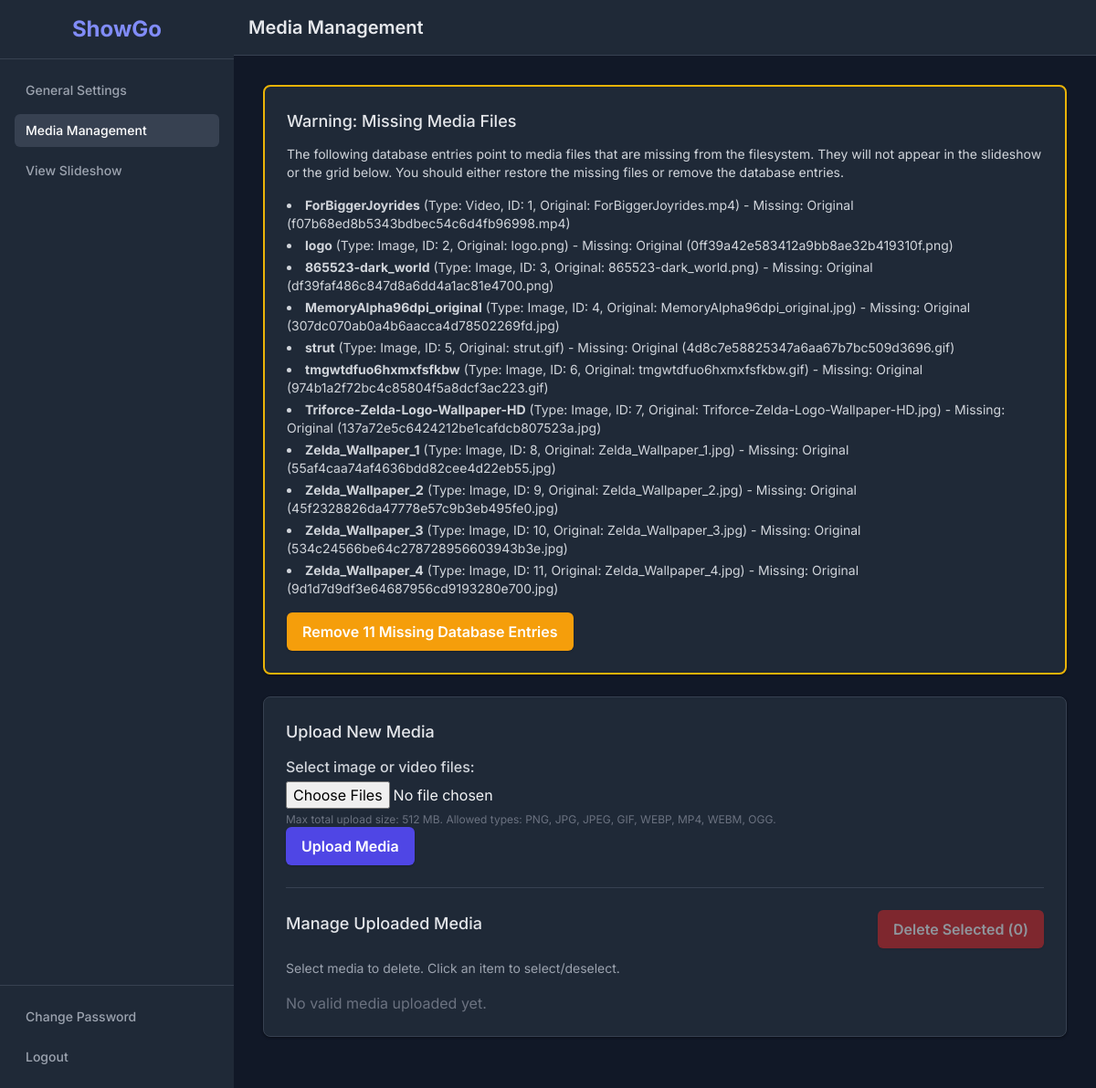
Before: /config/media with the older database file.
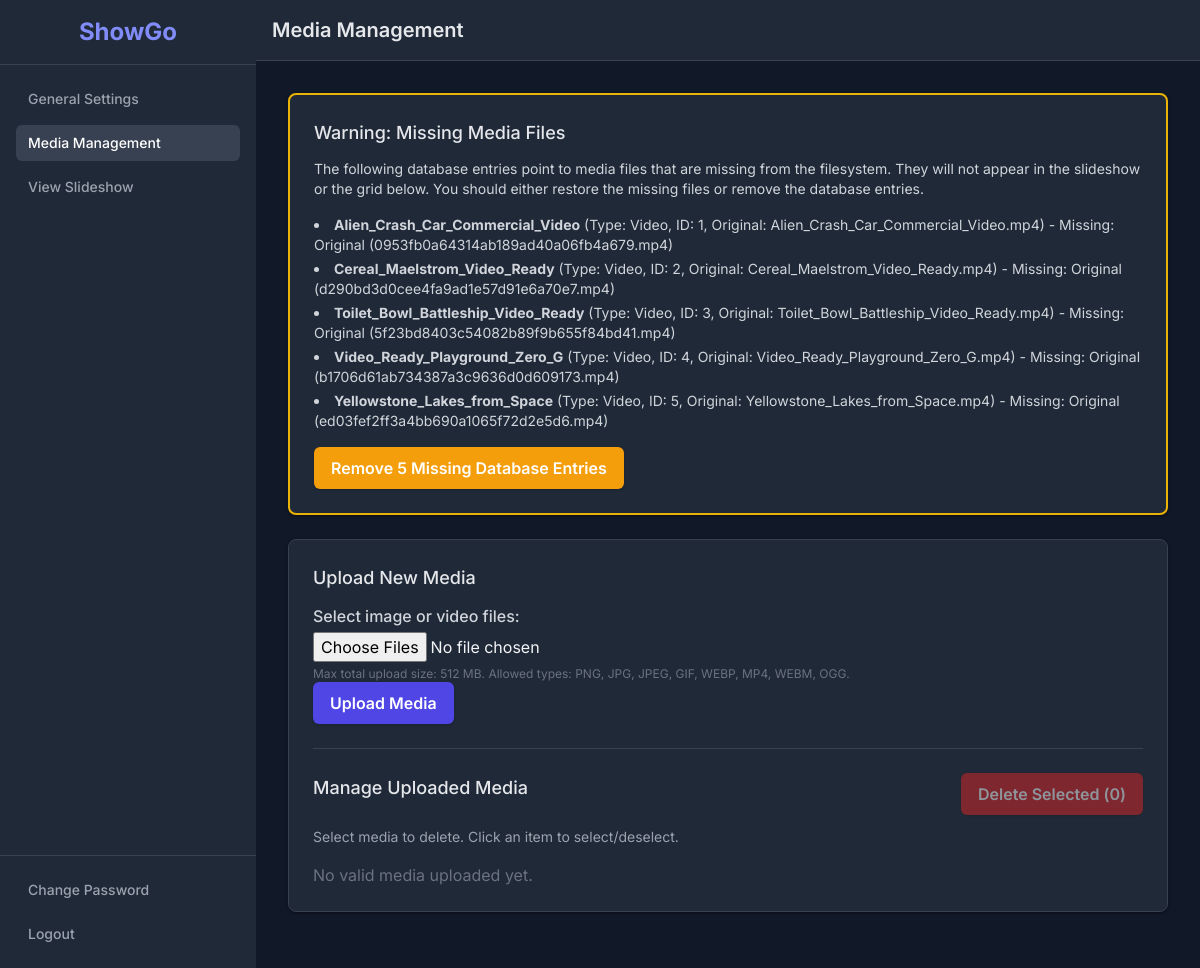
After: the same page with the newer database file.
### showgo/models.py (models this page shows, shortened)
class MediaFile(db.Model):
    __tablename__ = 'media_files'
    id = db.Column(db.Integer, primary_key=True)
    uuid_filename = db.Column(db.String(36), unique=True, nullable=False) # UUID part without extension
    original_filename = db.Column(db.String(255), nullable=False) # Original uploaded filename
    display_name = db.Column(db.String(255), nullable=False) # User-editable name (defaults to original)
    extension = db.Column(db.String(10), nullable=False) # File extension (e.g., 'jpg', 'mp4')
    uploaded_at = db.Column(db.DateTime, default=lambda: datetime.now(timezone.utc))
    media_type = db.Column(db.String(10), nullable=False, default='image') # Stores 'image' or 'video'
    def get_disk_filename(self):
        return f"{self.uuid_filename}.{self.extension}"
    def get_upload_path(self):
        upload_folder = './uploads' # Default
        if current_app:
            upload_folder = current_app.config.get('UPLOAD_FOLDER', './uploads')
        return os.path.join(os.path.abspath(upload_folder), self.get_disk_filename())
    def check_files_exist(self):
        return os.path.isfile(self.get_upload_path())

### showgo/config_bp.py (the view)
@config_bp.route('/media')
@auth.login_required
@check_password_changed
def config_media():
    all_db_media, db_uuids = get_database_media()
    missing_db_entries = find_missing_media_files(all_db_media)
    orphaned_uuid_files, unexpected_files, unexpected_dirs = find_unexpected_items(db_uuids)
    displayable_media = [media for media in all_db_media if media not in missing_db_entries]
    displayable_media.sort(key=lambda media: media.uploaded_at, reverse=True)
    return render_template('config_media.html',
                           media_items=displayable_media,
                           missing_db_entries=missing_db_entries,
                           orphaned_uuid_files=orphaned_uuid_files,
                           unexpected_files=unexpected_files,
                           unexpected_dirs=unexpected_dirs,
                           active_page='media')

### showgo/config_bp.py (called while the page is built)
def check_password_changed(f):
    @wraps(f)
    def decorated_function(*args, **kwargs):
        password_changed = get_setting('auth_password_changed', False)
        if not password_changed:
            flash("Please change the default password before accessing configuration.", "warning")
            return redirect(url_for('config_bp.config_set_initial_password'))
        return f(*args, **kwargs)
    return decorated_function

### showgo/utils.py (called while the page is built, shortened)
def get_setting(key, default=None):
    try:
        if not current_app: return default
        setting = Setting.query.filter_by(key=key).first()
        if setting: return setting.value
    except OperationalError as op_e:
         print(f"Database operational error getting setting '{key}': {op_e}")
    except Exception as e:
        print(f"Error getting setting '{key}': {e}")
        traceback.print_exc()
    app_config = current_app.config if current_app else {}
    default_settings = app_config.get('DEFAULT_SETTINGS_DB', DEFAULT_SETTINGS_DB)
    return default if default is not None else default_settings.get(key)

def get_database_media():
    from .models import MediaFile # Import locally
    if not current_app:
        print("ERROR: Cannot get media without app context.")
        return [], set()
    try:
        all_media = MediaFile.query.all()
        db_uuids = {media.uuid_filename for media in all_media}
        return all_media, db_uuids
    except OperationalError as op_e:
         print(f"Database operational error getting media: {op_e}")
         return [], set()
    except Exception as e:
        print(f"Error querying database media: {e}")
        traceback.print_exc()
        return [], set()

def find_missing_media_files(db_media):
    missing = []
    if not current_app:
        print("ERROR: Cannot check files without app context.")
        return missing
    for media in db_media:
        if not media.check_files_exist():
            media.missing_info = []
            if not os.path.isfile(media.get_upload_path()):
                media.missing_info.append(f"Original ({media.get_disk_filename()})")
            missing.append(media)
    return missing

### showgo/templates/config_media.html (shortened to what this page needs)
{% extends "config_base.html" %}
{% block content_title %}Media Management{% endblock %}
{% block content %}
<div class="max-w-6xl mx-auto">
    {% if missing_db_entries %}
    <div class="config-section border-yellow-500 border-2">
        <h3 class="text-lg font-medium text-yellow-400 mb-2">Warning: Missing Media Files</h3>
        <p class="text-gray-300 mb-4 text-sm">The following database entries point to media files that are missing from the filesystem. They will not appear in the slideshow or the grid below. You should either restore the missing files or remove the database entries.</p>
        <form id="cleanup-missing-db-form" action="{{ url_for('config_bp.cleanup_missing_media_db_route') }}" method="POST">
            <ul class="list-disc list-inside mb-4 text-sm space-y-1">
                {% for media in missing_db_entries %}
                <li class="text-gray-300">
                    <strong>{{ media.display_name }}</strong> (Type: {{ media.media_type | capitalize }}, ID: {{ media.id }}, Original: {{ media.original_filename }}) - Missing: {{ ', '.join(media.missing_info) }}
                </li>
                {% endfor %}
            </ul>
            <button type="submit" class="btn btn-warning btn-sm">Remove {{ missing_db_entries|length }} Missing Database Entries</button>
        </form>
    </div>
    {% endif %}
    {% set total_unexpected = (orphaned_uuid_files|length) + (unexpected_files|length) + (unexpected_dirs|length) %}
    <div class="config-section">
        <form id="upload-media-form" action="{{ url_for('config_bp.upload_media') }}" method="POST" enctype="multipart/form-data" class="mb-6 border-b border-gray-700 pb-6">
            <h3 class="text-lg font-medium text-gray-300 mb-3">Upload New Media</h3>
            <div class="form-group">
                <label for="media_files">Select image or video files:</label>
                <input type="file" id="media_files" name="media_files" multiple accept=".png,.jpg,.jpeg,.gif,.webp,.mp4,.webm,.ogg" required>
                <p class="mt-1 text-xs text-gray-500">Max total upload size: {{ config.MAX_CONTENT_LENGTH // 1024 // 1024 }} MB. Allowed types: PNG, JPG, JPEG, GIF, WEBP, MP4, WEBM, OGG.</p>
            </div>
            <div class="flex items-center space-x-3">
                 <button type="submit" id="upload-button" class="btn btn-primary">Upload Media</button>
            </div>
        </form>
        <form id="delete-media-form" action="{{ url_for('config_bp.delete_media') }}" method="POST">
            <div class="flex justify-between items-center mb-3">
                 <h3 class="text-lg font-medium text-gray-300">Manage Uploaded Media</h3>
                 <button type="submit" id="delete-button" class="btn btn-danger btn-sm" disabled>Delete Selected (<span id="selected-count">0</span>)</button>
            </div>
             <p class="text-sm text-gray-400 mb-4">Select media to delete. Click an item to select/deselect.</p>
            {% if media_items %}
            <div id="media-grid" class="grid grid-cols-2 sm:grid-cols-3 md:grid-cols-4 lg:grid-cols-6 xl:grid-cols-8 gap-4 mb-4">
                {% for media in media_items %}
                <div class="thumbnail-item relative" data-media-type="{{ media.media_type }}">
                    <input type="checkbox" name="selected_media" value="{{ media.id }}" id="media-{{ media.id }}" class="media-checkbox sr-only">
                    <label for="media-{{ media.id }}" class="block cursor-pointer">
                        <img src="{{ url_for('main_bp.serve_thumbnail', filename=media.get_thumbnail_filename()) }}"
                             alt="{{ media.display_name }} thumbnail"
                             loading="lazy"
                             class="w-full h-[100px] object-cover block bg-gray-700"
                             onerror="this.onerror=null; this.style.display='none'; this.nextElementSibling.style.display='flex';">
                        <div class="w-full h-[100px] bg-gray-600 items-center justify-center relative" style="display: none;">
                             {% if media.media_type == 'image' %}
                                 <svg class="w-10 h-10 text-gray-400" fill="none" stroke="currentColor" viewBox="0 0 24 24" xmlns="http://www.w3.org/2000/svg"><path stroke-linecap="round" stroke-linejoin="round" stroke-width="2" d="M4 16l4.586-4.586a2 2 0 012.828 0L16 16m-2-2l1.586-1.586a2 2 0 012.828 0L20 14m-6-6h.01M6 20h12a2 2 0 002-2V6a2 2 0 00-2-2H6a2 2 0 00-2 2v12a2 2 0 002 2z"></path></svg>
                             {% else %}
                                 <svg class="w-10 h-10 text-gray-400" fill="none" stroke="currentColor" viewBox="0 0 24 24" xmlns="http://www.w3.org/2000/svg"><path stroke-linecap="round" stroke-linejoin="round" stroke-width="2" d="M15 10l4.553-2.276A1 1 0 0121 8.618v6.764a1 1 0 01-1.447.894L15 14M5 18h8a2 2 0 002-2V8a2 2 0 00-2-2H5a2 2 0 00-2 2v8a2 2 0 002 2z"></path></svg>
                             {% endif %}
                        </div>
                        <div class="filename" title="{{ media.display_name }} ({{ media.original_filename }})">
                             {% if media.media_type == 'video' %}
                                 <svg class="inline-block w-3 h-3 mr-1 text-gray-300" fill="currentColor" viewBox="0 0 20 20" xmlns="http://www.w3.org/2000/svg"><path fill-rule="evenodd" d="M4 3a2 2 0 00-2 2v10a2 2 0 002 2h12a2 2 0 002-2V5a2 2 0 00-2-2H4zm3 2h6v4H7V5zm8 8H5v-2h10v2z" clip-rule="evenodd"></path></svg>
                             {% elif media.media_type == 'image' %}
                                 <svg class="inline-block w-3 h-3 mr-1 text-gray-300" fill="currentColor" viewBox="0 0 20 20" xmlns="http://www.w3.org/2000/svg"><path fill-rule="evenodd" d="M4 3a2 2 0 00-2 2v10a2 2 0 002 2h12a2 2 0 002-2V5a2 2 0 00-2-2H4zm13.586 3.586a2 2 0 00-2.828 0L11 10.172V13h2.828l3.758-3.758a2 2 0 000-2.828zM5 7a2 2 0 114 0 2 2 0 01-4 0z" clip-rule="evenodd"></path></svg>
                             {% endif %}
                            {{ media.display_name }}
                         </div>
                    </label>
                </div>
                {% endfor %}
            </div>
            {% else %}
            <p class="text-gray-500">No valid media uploaded yet.</p>
            {% endif %}
        </form>
    </div>
</div>
{% endblock %}

### showgo/templates/config_base.html (shortened to what this page needs)
<!DOCTYPE html>
<html lang="en" class="dark">
<head>
    <script src="https://cdn.tailwindcss.com"></script>
    <link rel="stylesheet" href="{{ url_for('static', filename='css/config_styles.css') }}">
</head>
<body class="bg-gray-900 text-gray-100">
    <div class="flex h-screen">
        <aside class="w-64 bg-gray-800 text-gray-300 flex flex-col shadow-lg flex-shrink-0">
            <div class="p-4 border-b border-gray-700">
                <h1 class="text-2xl font-bold text-indigo-400 text-center">ShowGo</h1>
            </div>
            <nav class="flex-grow p-4 space-y-2">
                <a href="{{ url_for('config_bp.config_general') }}"
                   class="flex items-center px-3 py-2 rounded-md text-sm font-medium hover:bg-gray-700 hover:text-white {{ 'bg-gray-700 text-white' if active_page == 'general' else 'text-gray-400' }}">
                    General Settings
                </a>
                <a href="{{ url_for('config_bp.config_media') }}"
                   class="flex items-center px-3 py-2 rounded-md text-sm font-medium hover:bg-gray-700 hover:text-white {{ 'bg-gray-700 text-white' if active_page == 'media' else 'text-gray-400' }}">
                    Media Management
                </a>
                 <a href="{{ url_for('main_bp.slideshow_viewer') }}" target="_blank"
                   class="flex items-center px-3 py-2 rounded-md text-sm font-medium text-gray-400 hover:bg-gray-700 hover:text-white">
                    View Slideshow
                </a>
            </nav>
            <div class="p-4 border-t border-gray-700 space-y-2">
                 <button id="change-password-btn" type="button"
                    class="w-full text-left flex items-center px-3 py-2 rounded-md text-sm font-medium text-gray-400 hover:bg-gray-700 hover:text-white">
                     Change Password
                </button>
                 <a href="{{ url_for('config_bp.logout') }}"
                    class="flex items-center px-3 py-2 rounded-md text-sm font-medium text-gray-400 hover:bg-gray-700 hover:text-white">
                      Logout
                 </a>
            </div>
        </aside>
        <main class="flex-1 flex flex-col overflow-hidden">
            <header class="bg-gray-800 shadow-md p-4 border-b border-gray-700">
                 <h2 class="text-xl font-semibold text-gray-200">{% block content_title %}Configuration{% endblock %}</h2>
            </header>
            <div class="flex-1 overflow-x-hidden overflow-y-auto bg-gray-900 p-6 md:p-8">
                {% block content %}{% endblock %}
            </div>
        </main>
    </div>
</body>
</html>

### showgo/static/css/config_styles.css (style rules this page uses)
body { background-color: #111827; color: #d1d5db; font-family: Inter, sans-serif; }
h1, h2, h3, h4 { color: #f3f4f6; }
.config-section { border: 1px solid #374151; border-radius: 0.5rem; padding: 1.5rem; margin-bottom: 1.5rem; background-color: #1f2937; box-shadow: 0 1px 3px 0 rgba(0, 0, 0, 0.3), 0 1px 2px 0 rgba(0, 0, 0, 0.15); }
.config-section h3 { font-size: 1.125rem; font-weight: 500; color: #e5e7eb; margin-bottom: 0.75rem; }
label { color: #d1d5db; display: block; margin-bottom: 0.25rem; font-weight: 500; @apply text-sm; }
input[type="file"] { @apply block w-full text-sm text-gray-400 file:mr-4 file:py-2 file:px-4 file:rounded-md file:border-0 file:text-sm file:font-semibold file:bg-indigo-100 file:text-indigo-700 hover:file:bg-indigo-200 cursor-pointer focus:outline-none focus:ring-2 focus:ring-offset-2 focus:ring-indigo-500 focus:ring-offset-gray-900 bg-gray-700 border border-gray-600 rounded-md; }
.btn { font-weight: 600; padding: 0.5rem 1rem; border-radius: 0.375rem; box-shadow: 0 1px 2px 0 rgba(0, 0, 0, 0.2); transition: background-color 0.15s ease-in-out; display: inline-flex; align-items: center; justify-content: center; border: 1px solid transparent; @apply text-sm focus:outline-none focus:ring-2 focus:ring-offset-2 focus:ring-offset-gray-900; }
.btn-sm { @apply px-3 py-1.5 text-xs; }
.btn-primary { background-color: #4f46e5; color: white; @apply focus:ring-indigo-500; }
.btn-danger { background-color: #dc2626; color: white; @apply focus:ring-red-500; }
.btn-warning { background-color: #f59e0b; color: white; @apply focus:ring-amber-500; }
.btn:disabled { opacity: 0.5; cursor: not-allowed; }
.form-group { @apply mb-4; }

Changed rows visible on the page:
removed MediaFile: display_name "tmgwtdfuo6hxmxfsfkbw", media_type "Image", id "6", original_filename "tmgwtdfuo6hxmxfsfkbw.gif", missing_info "Original (974b1a2f72bc4c85804f5a8dcf3ac223.gif)"
removed MediaFile: display_name "Triforce-Zelda-Logo-Wallpaper-HD", media_type "Image", id "7", original_filename "Triforce-Zelda-Logo-Wallpaper-HD.jpg", missing_info "Original (137a72e5c6424212be1cafdcb807523a.jpg)"
removed MediaFile: display_name "Zelda_Wallpaper_1", media_type "Image", id "8", original_filename "Zelda_Wallpaper_1.jpg", missing_info "Original (55af4caa74af4636bdd82cee4d22eb55.jpg)"
removed MediaFile: display_name "Zelda_Wallpaper_2", media_type "Image", id "9", original_filename "Zelda_Wallpaper_2.jpg", missing_info "Original (45f2328826da47778e57c9b3eb495fe0.jpg)"
removed MediaFile: display_name "Zelda_Wallpaper_3", media_type "Image", id "10", original_filename "Zelda_Wallpaper_3.jpg", missing_info "Original (534c24566be64c278728956603943b3e.jpg)"
removed MediaFile: display_name "Zelda_Wallpaper_4", media_type "Image", id "11", original_filename "Zelda_Wallpaper_4.jpg", missing_info "Original (9d1d7d9df3e64687956cd9193280e700.jpg)"
changed MediaFile id 1: display_name "ForBiggerJoyrides" → "Alien_Crash_Car_Commercial_Video"; original_filename "ForBiggerJoyrides.mp4" → "Alien_Crash_Car_Commercial_Video.mp4"; missing_info "Original (f07b68ed8b5343bdbec54c6d4fb96998.mp4)" → "Original (0953fb0a64314ab189ad40a06fb4a679.mp4)"
changed MediaFile id 2: display_name "logo" → "Cereal_Maelstrom_Video_Ready"; media_type "Image" → "Video"; original_filename "logo.png" → "Cereal_Maelstrom_Video_Ready.mp4"; missing_info "Original (0ff39a42e583412a9bb8ae32b419310f.png)" → "Original (d290bd3d0cee4fa9ad1e57d91e6a70e7.mp4)"
changed MediaFile id 3: display_name "865523-dark_world" → "Toilet_Bowl_Battleship_Video_Ready"; media_type "Image" → "Video"; original_filename "865523-dark_world.png" → "Toilet_Bowl_Battleship_Video_Ready.mp4"; missing_info "Original (df39faf486c847d8a6dd4a1ac81e4700.png)" → "Original (5f23bd8403c54082b89f9b655f84bd41.mp4)"
changed MediaFile id 4: display_name "MemoryAlpha96dpi_original" → "Video_Ready_Playground_Zero_G"; media_type "Image" → "Video"; original_filename "MemoryAlpha96dpi_original.jpg" → "Video_Ready_Playground_Zero_G.mp4"; missing_info "Original (307dc070ab0a4b6aacca4d78502269fd.jpg)" → "Original (b1706d61ab734387a3c9636d0d609173.mp4)"
changed MediaFile id 5: display_name "strut" → "Yellowstone_Lakes_from_Space"; media_type "Image" → "Video"; original_filename "strut.gif" → "Yellowstone_Lakes_from_Space.mp4"; missing_info "Original (4d8c7e58825347a6aa67b7bc509d3696.gif)" → "Original (ed03fef2ff3a4bb690a1065f72d2e5d6.mp4)"
Other visible differences:
{{ missing_db_entries|length }}: "11" → "5"
